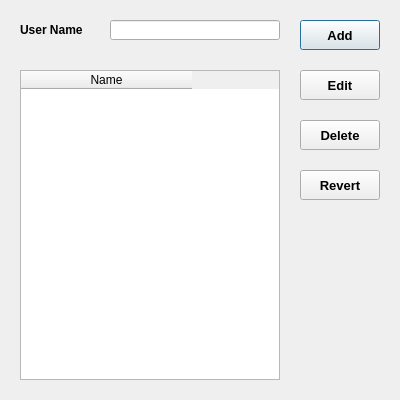
<?xml version="1.0" encoding="UTF-8"?>
<ui version="4.0">
 <class>Dialog</class>
 <widget class="QDialog" name="Dialog">
  <property name="windowModality">
   <enum>Qt::ApplicationModal</enum>
  </property>
  <property name="geometry">
   <rect>
    <x>0</x>
    <y>0</y>
    <width>400</width>
    <height>400</height>
   </rect>
  </property>
  <property name="windowTitle">
   <string>Sensors Table</string>
  </property>
  <property name="toolTipDuration">
   <number>-5</number>
  </property>
  <widget class="QPushButton" name="add_button">
   <property name="geometry">
    <rect>
     <x>300</x>
     <y>20</y>
     <width>80</width>
     <height>30</height>
    </rect>
   </property>
   <property name="font">
    <font>
     <pointsize>10</pointsize>
     <weight>75</weight>
     <bold>true</bold>
    </font>
   </property>
   <property name="text">
    <string>Add</string>
   </property>
  </widget>
  <widget class="QPushButton" name="edit_button">
   <property name="geometry">
    <rect>
     <x>300</x>
     <y>70</y>
     <width>80</width>
     <height>30</height>
    </rect>
   </property>
   <property name="font">
    <font>
     <pointsize>10</pointsize>
     <weight>75</weight>
     <bold>true</bold>
    </font>
   </property>
   <property name="text">
    <string>Edit</string>
   </property>
  </widget>
  <widget class="QPushButton" name="delete_button">
   <property name="geometry">
    <rect>
     <x>300</x>
     <y>120</y>
     <width>80</width>
     <height>30</height>
    </rect>
   </property>
   <property name="font">
    <font>
     <pointsize>10</pointsize>
     <weight>75</weight>
     <bold>true</bold>
    </font>
   </property>
   <property name="text">
    <string>Delete</string>
   </property>
  </widget>
  <widget class="QPushButton" name="revert_button">
   <property name="geometry">
    <rect>
     <x>300</x>
     <y>170</y>
     <width>80</width>
     <height>30</height>
    </rect>
   </property>
   <property name="font">
    <font>
     <pointsize>10</pointsize>
     <weight>75</weight>
     <bold>true</bold>
    </font>
   </property>
   <property name="text">
    <string>Revert</string>
   </property>
  </widget>
  <widget class="QTableWidget" name="table">
   <property name="geometry">
    <rect>
     <x>20</x>
     <y>70</y>
     <width>260</width>
     <height>310</height>
    </rect>
   </property>
   <property name="horizontalScrollBarPolicy">
    <enum>Qt::ScrollBarAlwaysOff</enum>
   </property>
   <property name="sizeAdjustPolicy">
    <enum>QAbstractScrollArea::AdjustToContents</enum>
   </property>
   <property name="autoScrollMargin">
    <number>16</number>
   </property>
   <property name="editTriggers">
    <set>QAbstractItemView::NoEditTriggers</set>
   </property>
   <property name="rowCount">
    <number>0</number>
   </property>
   <property name="columnCount">
    <number>1</number>
   </property>
   <attribute name="horizontalHeaderMinimumSectionSize">
    <number>34</number>
   </attribute>
   <attribute name="horizontalHeaderDefaultSectionSize">
    <number>171</number>
   </attribute>
   <attribute name="verticalHeaderDefaultSectionSize">
    <number>31</number>
   </attribute>
   <column>
    <property name="text">
     <string>Name</string>
    </property>
   </column>
  </widget>
  <widget class="QLabel" name="user_name_label">
   <property name="geometry">
    <rect>
     <x>20</x>
     <y>20</y>
     <width>80</width>
     <height>20</height>
    </rect>
   </property>
   <property name="font">
    <font>
     <weight>75</weight>
     <bold>true</bold>
    </font>
   </property>
   <property name="text">
    <string>User Name</string>
   </property>
  </widget>
  <widget class="QLineEdit" name="user_name_line">
   <property name="geometry">
    <rect>
     <x>110</x>
     <y>20</y>
     <width>170</width>
     <height>20</height>
    </rect>
   </property>
  </widget>
 </widget>
 <resources/>
 <connections/>
</ui>
